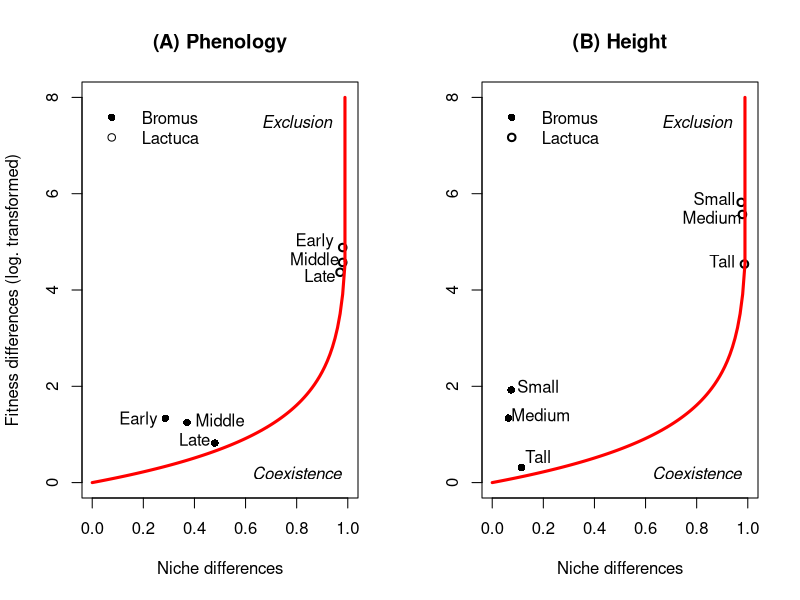

Write R code to recreate this figure.
#graph for lasthenia Paper
#loading the data for phenology and height
phe<-read.table('Plot_Fenologia.txt', header=T, sep="\t")
alt<-read.table('Plot_Altura.txt', header=T, sep="\t")

#First phenology and later height
par(mfrow=c(1,2))

attach(phe)
plot(Niche.differences[1:3], log(1/Fitness.differences[1:3] + 1), pch=16, lwd=1, xlab="Niche differences", ylab="Fitness differences (log. transformed)", main= "(A) Phenology", ylim=c(0,8), xlim=c(0,1))
points(Niche.differences[4:6], log(1/Fitness.differences[4:6]), pch=1, lwd=2)
curve(log(1/(1-x)), add=T, col="red", lwd=3)
legend(0, 8, c("Bromus", "Lactuca"), col = c(1, 1), lwd=c(1,1), lty=c(0,0),  pch=c(16,1), bty="n",
       merge = TRUE)

arrows(x0=0.989, x1=0.989, y0=4.6, y1=8, length=0, lty=1, lwd=3, col="red")
#Bromus
text(x=0.18, y=1.3, "Early")
text(x=0.5, y=1.3, "Middle")
text(x=0.4, y=0.9, "Late")

#Lactuca
text(x=0.87, y=5, "Early")
text(x=0.87, y=4.65, "Middle")
text(x=0.89, y=4.3, "Late")

text(x=0.8,y=7.5, "Exclusion", font=3)
text(x=0.8,y=0.2, "Coexistence", font=3)
detach(phe)

attach(alt)
plot(Niche.differences[1:3], log(1/Fitness.differences[1:3]), pch=16, lwd=1, xlab="Niche differences", ylab=" ", main= "(B) Height", ylim=c(0,8), xlim=c(0,1))
points(Niche.differences[4:6], log(1/Fitness.differences[4:6]), pch=1, lwd=2)
curve(log(1/(1-x)), add=T, col="red", lwd=3)
legend(0, 8, c("Bromus", "Lactuca"), col = c(1, 1), lwd=c(2,2), lty=c(0,0),  pch=c(16,1), bty="n",
       merge = TRUE)
arrows(x0=0.989, x1=0.989, y0=4.6, y1=8, length=0, lty=1, lwd=3, col="red")
#Bromus
text(x=0.18, y=2, "Small")
text(x=0.19, y=1.4, "Medium")
text(x=0.18, y=0.54, "Tall")

#Lactuca
text(x=0.87, y=5.9, "Small")
text(x=0.86, y=5.5, "Medium")
text(x=0.9, y=4.6, "Tall")

text(x=0.8,y=7.5, "Exclusion", font=3)
text(x=0.8,y=0.2, "Coexistence", font=3)

detach(alt)


